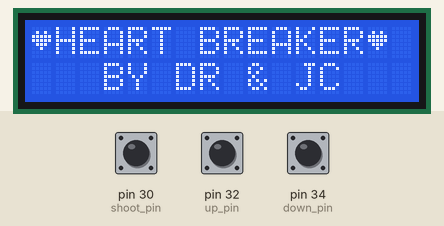
Simulated run of this sketch. Board: Arduino Mega 2560, built with avr-gcc and run on an emulated ATmega2560. Shown: 16×2 character LCD. Inputs (shaded band) come from the test bench; at power-on: pin 30 (shoot_pin) HIGH, pin 34 (down_pin) HIGH, pin 32 (up_pin) HIGH. Random numbers use the default seed unless the sketch sets one; what the sketch prints to the serial monitor is not drawn.

Above: at 1.3 s.
1.4 s: pin 30 (shoot_pin) pulled LOW for 0.15 s
At 1.68 s:
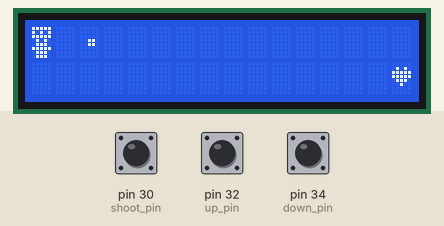
3.2 s: pin 34 (down_pin) pulled LOW for 0.15 s
At 3.39 s:
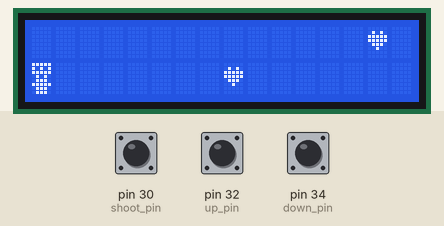
5.2 s: pin 32 (up_pin) pulled LOW for 3.2 s
At 7.27 s:
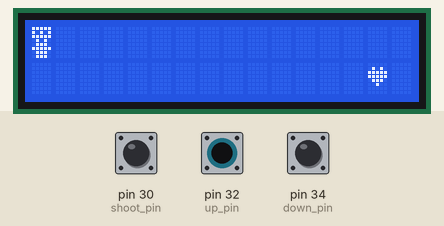
9.9 s: pin 34 (down_pin) pulled LOW for 1 s
At 11.2 s:
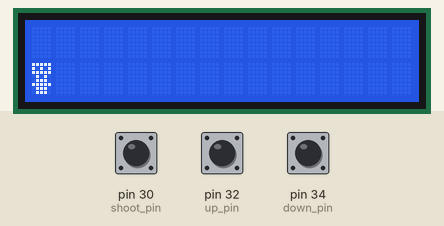
12.4 s: pin 32 (up_pin) pulled LOW for 0.15 s
At 12.58 s:
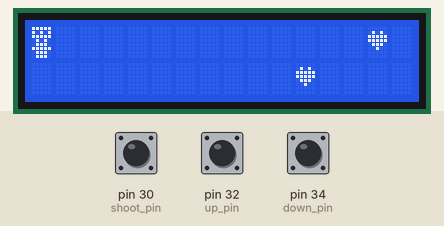
15.5 s: pin 30 (shoot_pin) pulled LOW for 1 s
At 16.05 s:
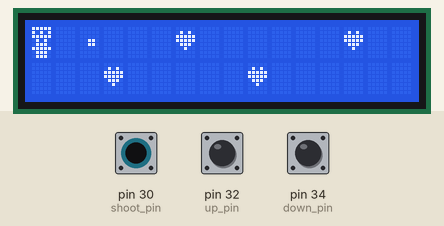

The sketch:

heartbreaker.ino
```cpp
#include <Wire.h> //Library allows us to communicate with I2C devices MEGA : SDA 20 SCL 21
#include <LiquidCrystal_I2C.h> // Library allows communication with LCDS using I2C
LiquidCrystal_I2C lcd(0x27, 16, 2); // Address of adapter, display length, display height


//STEP TWO: character creation
//EACH DIGIT IS 5X8 PIXELS, WE USE BITMAPPING TO DEFINE AND CREATE OUR CHARACTERS(sprites)
byte heart[8] = { B00000, // B stands for binary formatter and the five numbers are the pixels
  B01010,
  B11111,
  B11111,
  B01110,
  B00100,
  B00000,
  B00000 };

byte heartbreaker[8] = { B11111,
  B10101,
  B11111,
  B01010,
  B01110,
  B11111,
  B01110,
  B01110 };

byte bullet[8] = { B00000,
  B00000,
  B00000,
  B00110,
  B00110,
  B00000,
  B00000,
  B00000 };

//STEP FOUR CONT: lcd array used to debug the game
String lcd_array[2][16] =
  {{"}"," "," "," "," "," "," "," "," "," "," "," "," "," "," "," "},
   {" "," "," "," "," "," "," "," "," "," "," "," "," "," "," "," "}};

// } - heartbreaker
// > - bullet
// < - heart

//STEP FOUR: game variable creation
const unsigned int MAX_MESSAGE_LENGTH = 12;
int heartbreaker_position = 0;
bool game_is_in_progress = false; //variable keeping track if the game is in progress
unsigned long game_score = 0;
unsigned long game_start = 0;
bool bullet_is_in_progress = false; //bullet state variable
int bullet_position[2];
unsigned long bullet_last_move = 0; //keeps track of the bullets last move (collision  purposes)
unsigned long bullet_speed = 100;
bool heart_array[5] = {false,false,false,false,false};//{false,true,true,true,true};//
long randNumber;
int heart_position[5][2] = {{-1,-1},{-1,-1},{-1,-1},{-1,-1},{-1,-1}};
unsigned long heart_last_move[5] = {0,0,0,0,0};
unsigned long heart_overall_last_move = 0;
unsigned long heart_speed = 200;
int hearts_broken = 0;

char message[MAX_MESSAGE_LENGTH] = ""; //w - up, s - down, f - fire

//STEP THREE: INPUT PARAMETER SET UP
//arduino pin orientation
const int shoot_pin = 30; // digital input pins (using const int because these will be constant)
const int up_pin = 32;
const int down_pin = 34;


void setup() {
  //STEP ONE : initiate and display text
  Serial.begin(9600);
  //lcd.begin(16,2); //initiates the lcd (needs 16,2 as parameters to compile) //ran into problems with this
  lcd.init(); //this function serves the initiation better with this library

  //STEP TWO CONT: initiate custom chars
  lcd.createChar(1,heart);
  lcd.createChar(2,heartbreaker);
  lcd.createChar(3,bullet);

  //STEP ONE CONT: initiate random
  randomSeed(analogRead(0));

  //STEP THREE CONT: initiate input pins
  pinMode(shoot_pin, INPUT_PULLUP); //we are using switches without resistors
  pinMode(up_pin, INPUT_PULLUP);
  pinMode(down_pin, INPUT_PULLUP);
  digitalWrite(shoot_pin, HIGH); //need to set input to high since we are utilizing INPUT_PULLUP
  digitalWrite(up_pin, HIGH); //internal arduino resistors being utiilized
  digitalWrite(down_pin, HIGH);

  //STEP ONE CONT:
  lcd.backlight(); //turns on lcd backlight
  lcd.clear(); //clears the display
  lcd.setCursor(0,0); // sets cursor to the written position (x,y)
  lcd.print(char(1));
  lcd.print("HEART BREAKER");
  lcd.print(char(1));
  lcd.setCursor(3,1);
  lcd.print("BY DR & JC"); // developed by Deshawn Reid and Julian Chan
}

void loop(){

  //STEP THREE CONT: INPUT COMMANDS(PUSH BUTTONS)
  if(digitalRead(shoot_pin)==LOW){
    message[0] = 'f';               //PIN : 30
  }
  if(digitalRead(up_pin)==LOW){
    message[0] = 'w';               //PIN : 32
  }
  if(digitalRead(down_pin)==LOW){
    message[0] = 's';               //PIN : 34
  }

  //STEP 6: STARTING THE GAME
  if (game_is_in_progress==false && (message[0] == 'w' || message[0] == 's' || message[0] == 'f')){

    game_is_in_progress = true;
    game_start = millis(); //keeps track of the time since the game has started (we will use this to keep track of time (for movement purposes))

  }

  if(game_is_in_progress){

    //STEP SEVEN : PROCESSING INPUT
    //UP COMMAND
    if(message[0] == 'w'){

      heartbreaker_position = 0;

    }
    //DOWN COMMAND
    else if(message[0] == 's'){

      heartbreaker_position = 1;

    }
    //FIRE COMMAND
    else if(message[0] == 'f' && bullet_is_in_progress == false){

      bullet_position[0] = heartbreaker_position;
      bullet_position[1] = 1;
      bullet_is_in_progress = true;
      bullet_last_move = millis();

    }

    //STEP EIGHT: MOVEMENT AND HEART INITIATION(the array)
    //BULLET MOVEMENT
    if(bullet_is_in_progress && bullet_last_move+bullet_speed <= millis()){


      if(bullet_position[1] != 15){
        Serial.println("moving bullet");
        bullet_last_move = millis();
        bullet_position[1] = bullet_position[1]+1;
      }
      else if(bullet_position[1] == 15){
        bullet_position[1] = -1;
        bullet_is_in_progress = false;
      }

    }


    //INITIATING HEARTS
    if((heart_array[0]==false || heart_array[1]==false ||
       heart_array[2]==false || heart_array[3]==false || heart_array[4]==false) &&
       heart_overall_last_move+heart_speed*3 <= millis() ){

      randNumber = random(0, 6); //a random number from 0 to 6

      if(randNumber==0 || randNumber==1){

        for(int i=0; i<5; i++){
          if(heart_array[i]==false){
            lcd_array[randNumber][15]="<";
            heart_array[i]=true;
            heart_position[i][0] = randNumber;
            heart_position[i][1] = 15;
            heart_last_move[i] = millis();
            heart_overall_last_move = millis();

            break;
          }
        }
      }
    }


    //MOVING THE HEARTS
    for(int i=0; i<5; i++){
      if(heart_array[i]==true && heart_last_move[i]+heart_speed <= millis()){
        heart_position[i][1] = heart_position[i][1] - 1;
        heart_last_move[i] = millis();
      }
      //if HEART passes through HEARTBREAKER
      if(heart_position[i][1]==-1){
        heart_array[i]=false;
      }

    }

    //STEP NINE: DRAWING CHARACTERS(SPRITES) AND COLLISIONS
    //UPDATE the lcd_array and check collisions
    for(int i=0;i<2;i++){

      for(int j=0;j<16;j++){

        if(game_is_in_progress){
          lcd_array[i][j] = " ";    //all cells are blank by default


          //DRAWING HEARTBREAKER
          if(heartbreaker_position==i && j==0){
            lcd_array[i][j] = "}";
          }

          //DRAWING BULLET
          if(bullet_is_in_progress == true && bullet_position[0] == i &&
          bullet_position[1] == j){
            lcd_array[i][j] = ">";
          }

          //DRAWING HEARTS
          for(int k=0; k<5; k++){
            if(heart_array[k]==true && heart_position[k][0] == i
            && heart_position[k][1] == j){
              lcd_array[i][j]="<";
            }
          }

          //BULLET and HEART collision
          for(int k=0; k<5; k++){
            if(bullet_is_in_progress == true && bullet_position[0] == i &&
            bullet_position[1] == j &&
            ((heart_array[k]==true && heart_position[k][0] == i
            && heart_position[k][1] == j) ||
            (heart_array[k]==true && heart_position[k][0] == i
            && heart_position[k][1] == j-1) )
            ){
              //Serial.println("bullet and heart collision");
              heart_array[k] = false;
              heart_position[k][0] = -1;
              heart_position[k][1] = -1;
              bullet_is_in_progress = false;
              bullet_position[0] = -1;
              bullet_position[1] = -1;

              lcd_array[i][j]=" ";
              hearts_broken++;
            }

          }

          //HEARTBREAKER and HEART collision
          if(j==0 && heartbreaker_position==i){
            for(int k=0; k<5; k++){
              if(heart_array[k]==true && heart_position[k][0] == i
              && heart_position[k][1] == j){

                game_score = millis() - game_start;
                //need to reset all game values
                heartbreaker_position = 0;
                game_is_in_progress = false;
                bullet_is_in_progress = false;

                for(int z=0; z<5; z++){
                  heart_array[z] = false;
                  heart_position[z][0] = -1;
                  heart_position[z][1] = -1;
                }


                heart_speed = 200;
                message[MAX_MESSAGE_LENGTH] = ""; //w - UP, s - Down, f - Fire

                break;
            }

          }
          }
        }


      }
    }

    //Printing game to lcd
    for(int i=0;i<2;i++){
      lcd.setCursor(0,i);
      for(int j=0;j<16;j++){

        if(lcd_array[i][j] == "}"){
          lcd.print(char(2));
        }
        else if(lcd_array[i][j] == "<"){
          lcd.print(char(1));
        }
        else if(lcd_array[i][j] == ">"){
          lcd.print(char(3));
        }
        else{
          lcd.print(lcd_array[i][j]);
        }

      }
    }

  }

  //STEP TEN: END GAME SCREEN
  else{
    if(game_score!=0){

      //Game over screen
      lcd.clear();
      lcd.setCursor(2,0);
      lcd.print(char(1));
      lcd.print("GAME OVER");
      lcd.print(char(1));
      lcd.setCursor(0,1);
      lcd.print("HEARTS BROKEN:");
      lcd.print(hearts_broken);

      game_score = 0;//reset game score for next game
      hearts_broken = 0; // reset hearts broken for next game
    }
  }

  delay(50);
  message[0] = ' '; //reset commands (inputs)

}
```

Measured:
- after the input at 1.4 s, the display: first changes after 0.05 s (image 1 shows a later state)
